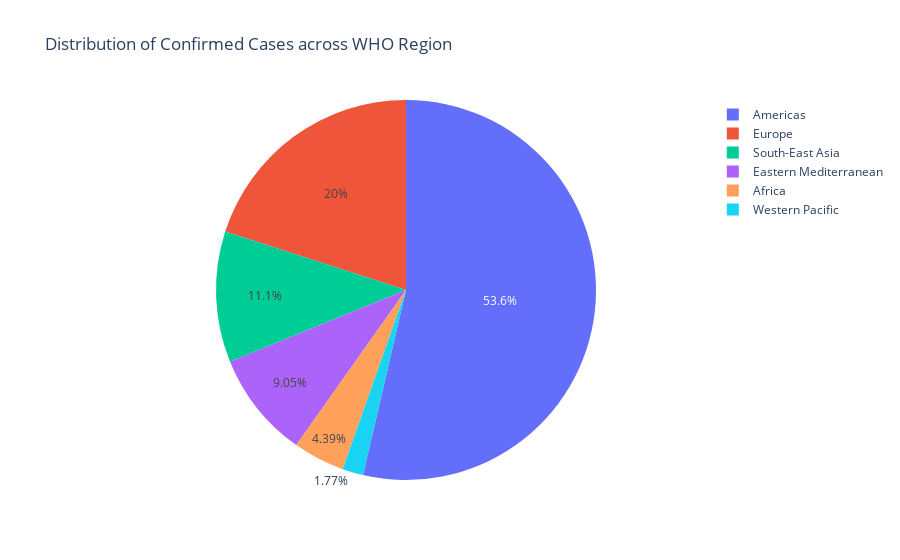

The cell this chart's notebook holds for it:
### Code cell
px.pie(df,names='WHO Region',values='Confirmed',title='Distribution of Confirmed Cases across WHO Region')

### Figure 1 — Plotly figure (JSON) as saved in the notebook; plotly's stock layout.template omitted (floating-point values rounded to 4 significant figures; data arrays with more than 128 entries replaced by an {"elided": "..."} marker saying what was removed)
{"data": [{"domain": {"x": [0, 1], "y": [0, 1]}, "hovertemplate": "WHO Region=%{label}<br>Confirmed=%{value}<extra></extra>", "labels": {"elided": "187 str values"}, "legendgroup": "", "name": "", "showlegend": true, "type": "pie", "values": {"elided": "187 int values"}}], "layout": {"autosize": true, "legend": {"tracegroupgap": 0}, "title": {"text": "Distribution of Confirmed Cases across WHO Region"}}}
